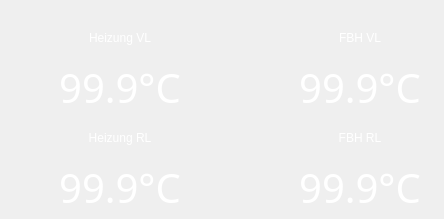
    <widget class="QWidget" name="tabHeizung">
     <attribute name="title">
      <string>Heizung</string>
     </attribute>
     <widget class="QLabel" name="labelTab4Temp1">
      <property name="geometry">
       <rect>
        <x>45</x>
        <y>60</y>
        <width>150</width>
        <height>50</height>
       </rect>
      </property>
      <property name="font">
       <font>
        <family>.SF NS Text</family>
        <pointsize>30</pointsize>
        <weight>50</weight>
        <italic>false</italic>
        <bold>false</bold>
       </font>
      </property>
      <property name="styleSheet">
       <string notr="true">font: 30pt &quot;.SF NS Text&quot;;
color: rgb(255, 255, 255);</string>
      </property>
      <property name="text">
       <string>&lt;html&gt;&lt;head/&gt;&lt;body&gt;&lt;p&gt;&lt;span style=&quot; font-size:30pt;&quot;&gt;99.9°C&lt;/span&gt;&lt;/p&gt;&lt;/body&gt;&lt;/html&gt;</string>
      </property>
      <property name="alignment">
       <set>Qt::AlignCenter</set>
      </property>
     </widget>
     <widget class="QLabel" name="labelTab4Temp1Label">
      <property name="geometry">
       <rect>
        <x>45</x>
        <y>30</y>
        <width>150</width>
        <height>16</height>
       </rect>
      </property>
      <property name="styleSheet">
       <string notr="true">color: rgb(255, 255, 255);</string>
      </property>
      <property name="text">
       <string>Heizung VL</string>
      </property>
      <property name="alignment">
       <set>Qt::AlignCenter</set>
      </property>
     </widget>
     <widget class="QLabel" name="labelTab4Temp3">
      <property name="geometry">
       <rect>
        <x>285</x>
        <y>60</y>
        <width>150</width>
        <height>50</height>
       </rect>
      </property>
      <property name="font">
       <font>
        <family>.SF NS Text</family>
        <pointsize>30</pointsize>
        <weight>50</weight>
        <italic>false</italic>
        <bold>false</bold>
       </font>
      </property>
      <property name="styleSheet">
       <string notr="true">font: 30pt &quot;.SF NS Text&quot;;
color: rgb(255, 255, 255);</string>
      </property>
      <property name="text">
       <string>&lt;html&gt;&lt;head/&gt;&lt;body&gt;&lt;p&gt;&lt;span style=&quot; font-size:30pt;&quot;&gt;99.9°C&lt;/span&gt;&lt;/p&gt;&lt;/body&gt;&lt;/html&gt;</string>
      </property>
      <property name="alignment">
       <set>Qt::AlignCenter</set>
      </property>
     </widget>
     <widget class="QLabel" name="labelTab4Temp2">
      <property name="geometry">
       <rect>
        <x>45</x>
        <y>160</y>
        <width>150</width>
        <height>50</height>
       </rect>
      </property>
      <property name="font">
       <font>
        <family>.SF NS Text</family>
        <pointsize>30</pointsize>
        <weight>50</weight>
        <italic>false</italic>
        <bold>false</bold>
       </font>
      </property>
      <property name="styleSheet">
       <string notr="true">font: 30pt &quot;.SF NS Text&quot;;
color: rgb(255, 255, 255);</string>
      </property>
      <property name="text">
       <string>&lt;html&gt;&lt;head/&gt;&lt;body&gt;&lt;p&gt;&lt;span style=&quot; font-size:30pt;&quot;&gt;99.9°C&lt;/span&gt;&lt;/p&gt;&lt;/body&gt;&lt;/html&gt;</string>
      </property>
      <property name="alignment">
       <set>Qt::AlignCenter</set>
      </property>
     </widget>
     <widget class="QLabel" name="labelTab4Temp4">
      <property name="geometry">
       <rect>
        <x>285</x>
        <y>160</y>
        <width>150</width>
        <height>50</height>
       </rect>
      </property>
      <property name="font">
       <font>
        <family>.SF NS Text</family>
        <pointsize>30</pointsize>
        <weight>50</weight>
        <italic>false</italic>
        <bold>false</bold>
       </font>
      </property>
      <property name="styleSheet">
       <string notr="true">font: 30pt &quot;.SF NS Text&quot;;
color: rgb(255, 255, 255);</string>
      </property>
      <property name="text">
       <string>&lt;html&gt;&lt;head/&gt;&lt;body&gt;&lt;p&gt;&lt;span style=&quot; font-size:30pt;&quot;&gt;99.9°C&lt;/span&gt;&lt;/p&gt;&lt;/body&gt;&lt;/html&gt;</string>
      </property>
      <property name="alignment">
       <set>Qt::AlignCenter</set>
      </property>
     </widget>
     <widget class="QLabel" name="labelTab4Temp2Label_2">
      <property name="geometry">
       <rect>
        <x>285</x>
        <y>30</y>
        <width>150</width>
        <height>16</height>
       </rect>
      </property>
      <property name="styleSheet">
       <string notr="true">color: rgb(255, 255, 255);</string>
      </property>
      <property name="text">
       <string>FBH VL</string>
      </property>
      <property name="alignment">
       <set>Qt::AlignCenter</set>
      </property>
     </widget>
     <widget class="QLabel" name="labelTab4Temp2Label">
      <property name="geometry">
       <rect>
        <x>45</x>
        <y>130</y>
        <width>150</width>
        <height>16</height>
       </rect>
      </property>
      <property name="styleSheet">
       <string notr="true">color: rgb(255, 255, 255);</string>
      </property>
      <property name="text">
       <string>Heizung RL</string>
      </property>
      <property name="alignment">
       <set>Qt::AlignCenter</set>
      </property>
     </widget>
     <widget class="QLabel" name="labelTab4Temp4Label">
      <property name="geometry">
       <rect>
        <x>285</x>
        <y>130</y>
        <width>150</width>
        <height>16</height>
       </rect>
      </property>
      <property name="styleSheet">
       <string notr="true">color: rgb(255, 255, 255);</string>
      </property>
      <property name="text">
       <string>FBH RL</string>
      </property>
      <property name="alignment">
       <set>Qt::AlignCenter</set>
      </property>
     </widget>
    </widget>
